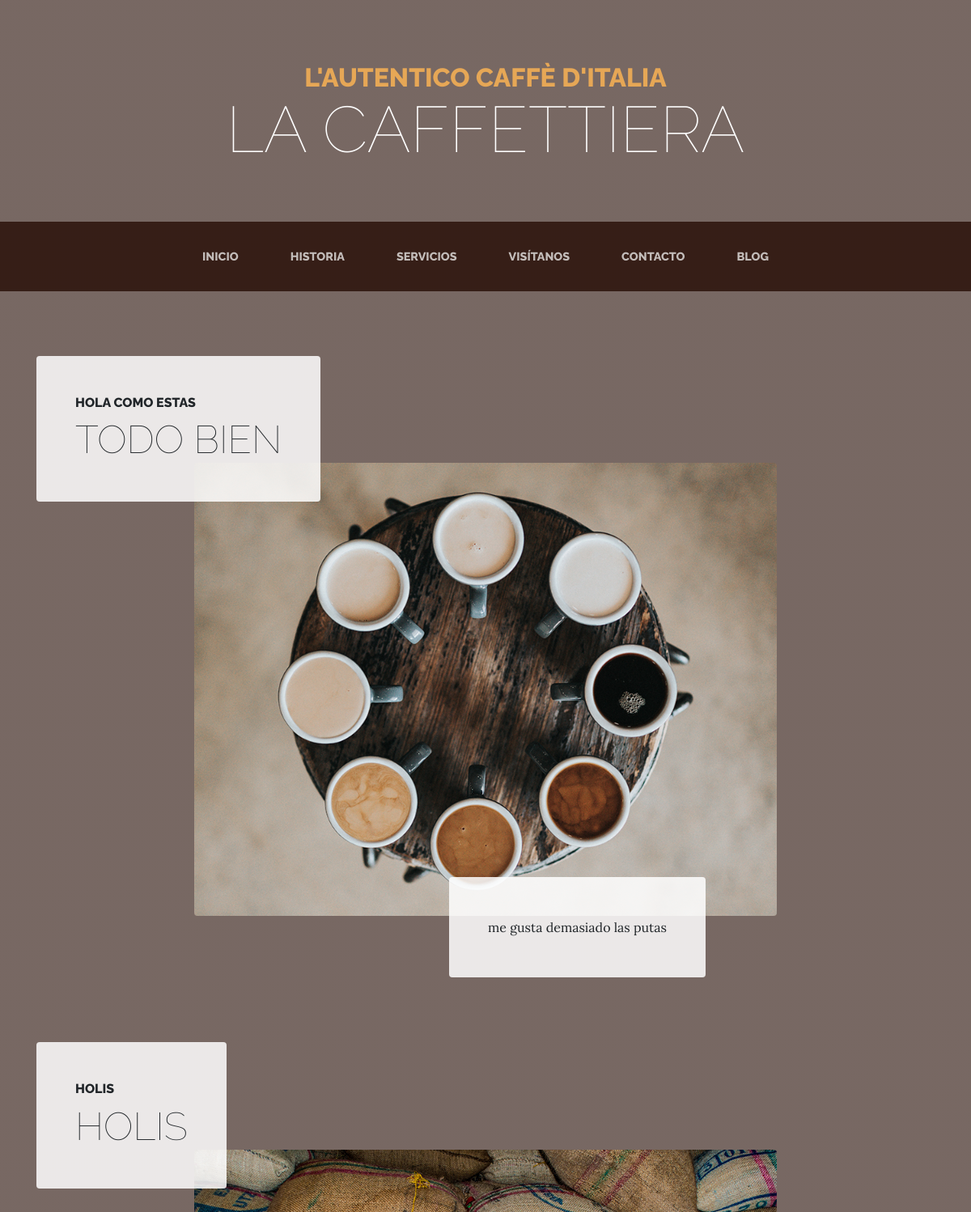
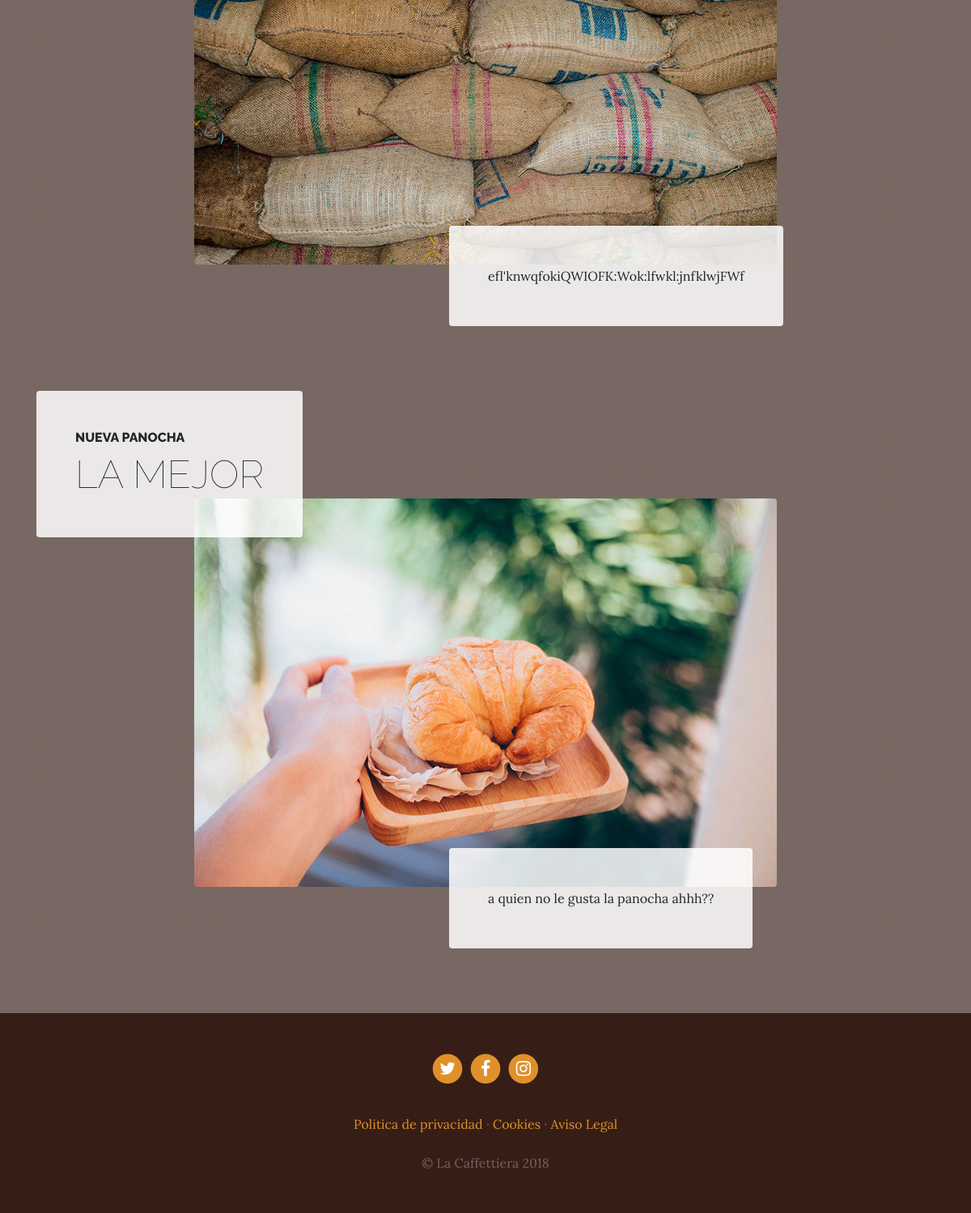
The app's page /services/services/ with its own data (2 pictures, top to bottom).
### services/models.py (models this page shows, shortened)
class Services(models.Model):
    tile1 = models.CharField(max_length=264)
    title2 = models.CharField(max_length=264)
    image = models.ImageField()
    description = models.TextField(max_length=600)
    created = models.DateTimeField(auto_now_add=True)
    updated = models.DateTimeField(auto_now_add=True)
    class Meta:
        verbose_name = "services"
        verbose_name_plural = "Services"
        ordering = ["-created"]

### pages/models.py (models this page shows, shortened)
class Page(models.Model):
    title = models.CharField(max_length=200)
    content = RichTextField(max_length=600)
    order = models.SmallIntegerField(default=0)
    created = models.DateTimeField(auto_now_add=True)
    updated = models.DateTimeField(auto_now_add=True)
    class Meta:
        verbose_name = "page"
        verbose_name_plural = "pages"
        ordering = ["order","title"]

### services/views.py (the view)
# urls.py: path('services/', include('services.urls')),
def services(request):
    serv = Services.objects.all()
    return render(request, "services/services.html", {'services': serv})

### pages/templatetags/pages_extras.py (called while the page is built)
@register.simple_tag
def get_page_list():
    pages = Page.objects.all()
    return pages

### social/processors.py (called while the page is built)
def ctx_dict(request):
    ctx = {}
    links = Link.objects.all()
    for link in links:
        ctx[link.key] = link.url
    return ctx

### templates/services/services.html (shortened to what this page needs)
{% extends "core/base.html" %}
{% load static %}
{% block body_block %}
    {% for serv in services reversed %}
    <section class="page-section">
      <div class="container">
        <div class="product-item">
          <div class="product-item-title d-flex">
            <div class="bg-faded p-5 d-flex mr-auto rounded">
              <h2 class="section-heading mb-0">
                <span class="section-heading-upper">{{ serv.tile1 }}</span>
                <span class="section-heading-lower">{{ serv.title2 }}</span>
              </h2>
            </div>
          </div>
          <img class="product-item-img mx-auto d-flex rounded img-fluid mb-3 mb-lg-0" src="{{ serv.image.url }}" alt="">
          <div class="product-item-description d-flex ml-auto">
            <div class="bg-faded p-5 rounded">
              <p class="mb-0">{{ serv.description }}</p>
            </div>
          </div>
        </div>
      </div>
    </section>
    {% endfor %}
{% endblock %}

### templates/core/base.html (shortened to what this page needs)
<!DOCTYPE html>
{% load static %}
<html lang="es">
  <head>
    <link href="{% static 'vendor/bootstrap/css/bootstrap.min.css'%}" rel="stylesheet">
    <link href="{% static 'vendor/font-awesome/css/font-awesome.min.css' %}" rel="stylesheet" type="text/css">
    <link href="{% static 'css/business-casual.css'%}" rel="stylesheet">
  </head>
  <body>
      <h1 class="site-heading text-center text-white d-none d-lg-block">
      <span class="site-heading-upper text-primary mb-3">L'autentico caffè d'italia</span>
      <span class="site-heading-lower">La Caffettiera</span>
    </h1>
    <nav class="navbar navbar-expand-lg navbar-dark py-lg-4" id="mainNav">
      <div class="container">
        <div class="collapse navbar-collapse" id="navbarResponsive">
          <ul class="navbar-nav mx-auto">
            <li class="nav-item {% if request.path ==  "/" %}active{% endif %} px-lg-4">
              <a class="nav-link text-uppercase text-expanded" href="{% url 'index' %}">Inicio</a>
            </li>
            <li class="nav-item {% if request.path ==  "/about/" %}active{% endif %} px-lg-4">
              <a class="nav-link text-uppercase text-expanded" href="{% url 'about' %}">Historia</a>
            </li>
            <li class="nav-item {% if request.path ==  "/services/" %}active{% endif %} px-lg-4">
              <a class="nav-link text-uppercase text-expanded" href="{% url 'services' %}">Servicios</a>
            </li>
            <li class="nav-item {% if request.path ==  "/store/" %}active{% endif %} px-lg-4">
              <a class="nav-link text-uppercase text-expanded" href="{% url 'store'%}">Visítanos</a>
            </li>
            <li class="nav-item {% if request.path ==  "/contact/" %}active{% endif %} px-lg-4">
              <a class="nav-link text-uppercase text-expanded" href="{% url 'contact' %}">Contacto</a>
            </li>
            <li class="nav-item {% if request.path|slice:":6" ==  "/blog/" %}active{% endif %} px-lg-4">
              <a class="nav-link text-uppercase text-expanded" href="{% url 'blog' %}">Blog</a>
            </li>
          </ul>
        </div>
      </div>
    </nav>
  {% block body_block%}{%endblock%}
    <footer class="footer text-faded text-center py-5">
      <div class="container">
        <p class="m-0">
            {% if Link_Twitter %}
                <a href="{{ Link_Twitter }}" class="link">
                 <span class="fa-stack fa-lg">
                <i class="fa fa-circle fa-stack-2x"></i>
                <i class="fa fa-twitter fa-stack-1x fa-inverse"></i>
                </span>
            </a>
            {% endif %}
        {% if Link_Facebook %}
            <a href="{{Link_Facebook}}" class="link">
              <span class="fa-stack fa-lg">
                <i class="fa fa-circle fa-stack-2x"></i>
                <i class="fa fa-facebook fa-stack-1x fa-inverse"></i>
              </span>
            </a>
        {% endif %}
        {% if Link_Instagram %}
            <a href="{{ Link_Instagram }}" class="link">
              <span class="fa-stack fa-lg">
                <i class="fa fa-circle fa-stack-2x"></i>
                <i class="fa fa-instagram fa-stack-1x fa-inverse"></i>
              </span>
            </a>
        {% endif %}
        </p>
        <p class="m-0 mbt">
          {% load pages_extras %}
          {% get_page_list as page_list %}
          {% for page in page_list %}
            <a href="{% url 'page' page.id page.title|slugify%}" class="link">{{page.title}}</a> {% if not forloop.last %}·{% endif %}
          {% endfor %}
        </p>
        <p class="m-0 mbt1">&copy; La Caffettiera 2018</p>
      </div>
    </footer>
  </body>

### core/static/css/business-casual.css (style rules this page uses)
body { font-family: 'Lora'; background: linear-gradient(rgba(47, 23, 15, 0.65), rgba(47, 23, 15, 0.65)), url("../img/bg.jpg"); background-attachment: fixed; background-position: center; background-size: cover; }
h1, h2, h3, h4, h5, h6 { font-family: 'Raleway'; }
p { line-height: 1.75; }
.text-faded { color: rgba(255, 255, 255, 0.3); }
.site-heading { margin-top: 5rem; margin-bottom: 5rem; text-transform: uppercase; line-height: 1; font-family: 'Raleway'; }
.site-heading .site-heading-upper { display: block; font-size: 2rem; font-weight: 800; }
.site-heading .site-heading-lower { font-size: 5rem; font-weight: 100; line-height: 4rem; }
.page-section { margin-top: 5rem; margin-bottom: 5rem; }
.section-heading { text-transform: uppercase; }
.section-heading .section-heading-upper { display: block; font-size: 1rem; font-weight: 800; padding-bottom:.5rem; }
.section-heading .section-heading-lower { display: block; font-size: 3rem; font-weight: 100; }
.bg-faded { background-color: rgba(255, 255, 255, 0.85); }
#mainNav { background-color: rgba(47, 23, 15, 0.9); font-family: 'Raleway'; }
#mainNav .navbar-nav .nav-item .nav-link { color: rgba(255, 255, 255, 0.7); font-weight: 800; }
@media (min-width: 992px) { #mainNav .navbar-nav .nav-item .nav-link { font-size: 0.9rem; } }
@media (min-width: 992px) { .product-item .product-item-title { position: relative; z-index: 1; margin-bottom: -3rem; } }
@media (min-width: 992px) { .product-item .product-item-img { position: relative; z-index: 0; max-width: 60vw; } }
@media (min-width: 992px) { .product-item .product-item-description { position: relative; z-index: 1; margin-top: -3rem; max-width: 50vw; } }
.footer { background-color: rgba(47, 23, 15, 0.9); }
.text-primary { color: #e6a756 !important; }
.mbt { padding-top: 2rem; }
.mbt1 { padding-top: 1.25rem; }
a.link { color: #df902a; }

### records on screen
Services: tile1 "HOLA COMO ESTAS", title2 "TODO BIEN", image (picture), description "me gusta demasiado las putas"
Services: tile1 "HOLIS", title2 "HOLIS", image (picture), description "efl'knwqfokiQWIOFK:Wok:lfwkl:jnfklwjFWf"
Services: tile1 "NUEVA PANOCHA", title2 "LA MEJOR", image (picture), description "a quien no le gusta la panocha ahhh??"
Page: title "Politica de privacidad"
Page: title "Cookies"
Page: title "Aviso Legal"
